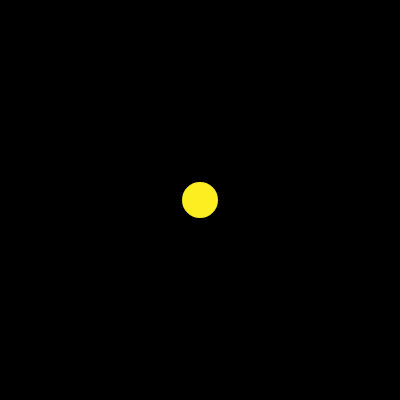
Frame 1 (no input)
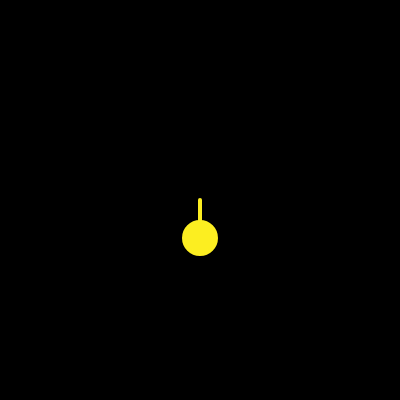
Frame 60 (no input)
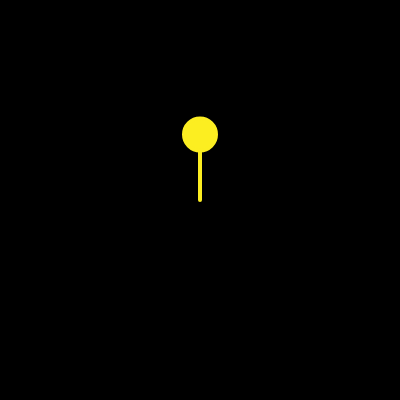
Frame 120 (the mouse pressed at the canvas centre since frame 60)

The p5.js sketch that drew these frames (run headless with seeded random() and noise() and a simulated clock; from frame 60 on, the mouse is pressed at the canvas centre):

// p5.js sketch
// ── sketch.js
let angle = 0;
let angleV = 0.05;

function setup() {
  createCanvas(400, 400);
}

function draw() {
  background(0);
  translate(width * 0.5, height * 0.5);
  fill(252, 238, 33);
  stroke(252, 238, 33);

  const y = map(sin(angle), -1, 1, -200, 200);

  strokeWeight(4);
  line(0, 0, 0, y);
  circle(0, y, 32);
  angle += angleV;
}
